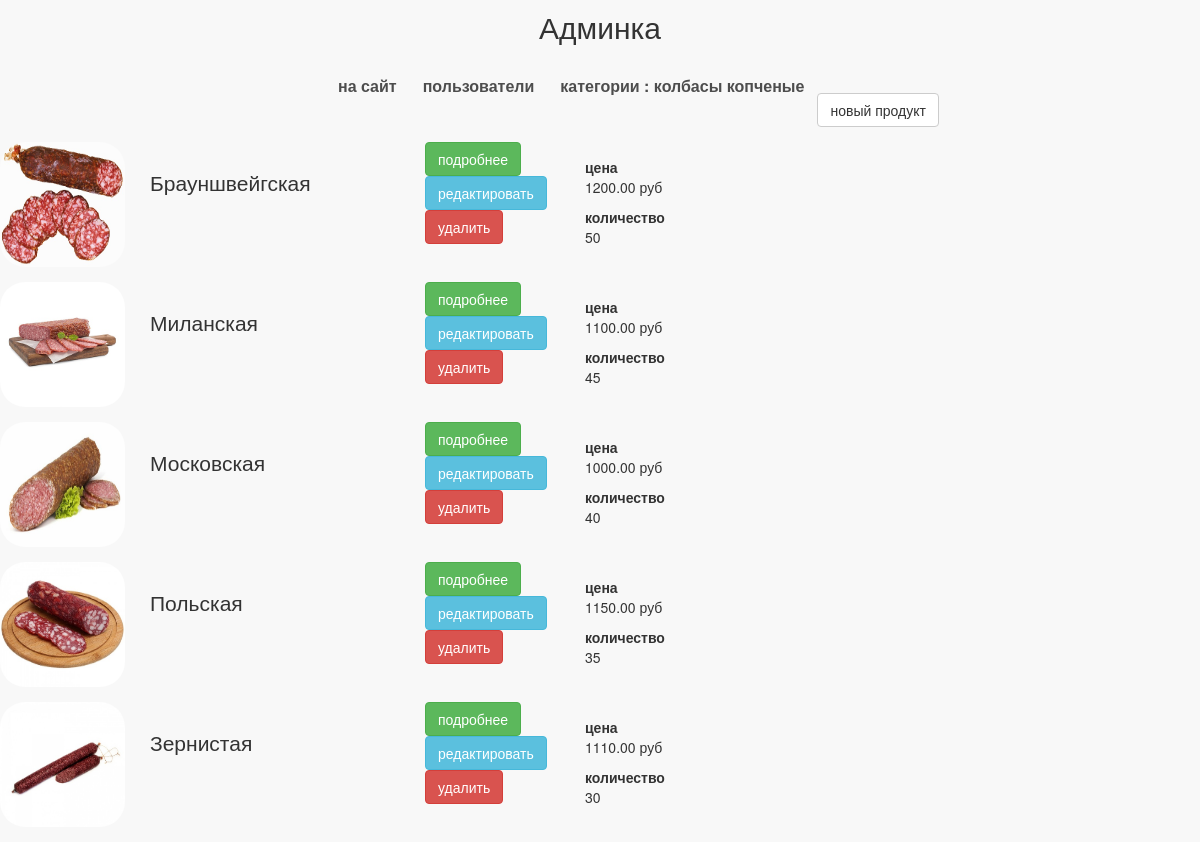
Screenshot of /my/admin/category/3/products/ (signed in) with the database file from the repository.
### mainapp/models.py (models this page shows, shortened)
class ProductCategory(models.Model):
    name = models.CharField(verbose_name='имя', max_length=128)
    description = models.TextField(verbose_name='описание', blank=True)
    is_active = models.BooleanField(default=True)

class Product(models.Model):
    category = models.ForeignKey(ProductCategory, on_delete=models.CASCADE, verbose_name='категория продукта')
    name = models.CharField(verbose_name='имя продукта', max_length=128)
    image = models.ImageField(upload_to='products_images', blank=True)
    short_desc = models.CharField(verbose_name='краткое описание продукта', max_length=64, blank=True)
    description = models.TextField(verbose_name='описание продукта', blank=True)
    price = models.DecimalField(verbose_name='цена продукта', max_digits=8, decimal_places=2, default=0)
    quantity = models.IntegerField(verbose_name='количество на складе', default=0)
    is_active = models.BooleanField(default=True)

### adminapp/views.py (the view)
# urls.py: path('category/<int:category_pk>/products/', adminapp.category_products, name='category_products'),
@user_passes_test(lambda x: x.is_superuser)
def category_products(request, category_pk):
    category = get_object_or_404(ProductCategory, pk=category_pk)
    object_list = category.product_set.all()
    context = {
        'page_title': f'категория {category.name}/продукты',
        'category': category,
        'object_list': object_list
    }
    return render(request, 'adminapp/category_products_list.html', context)

### mainapp/context_processors.py (called while the page is built)
def catalog_menu(request):
    return {'catalog_menu': ProductCategory.objects.filter(is_active=True)}

### adminapp/templates/adminapp/category_products_list.html (shortened to what this page needs)
{% extends 'adminapp/common.html' %}
{% load static %}
{% block content %}
    <div class="products_list">
        <a class="new_product btn btn-default"
           href={% url 'my_admin:product_create' category_pk=category.pk %}>новый продукт</a>
        {% for object in object_list %}
            <div class="product_record {% if not object.is_active %}not_active{% endif %}">
                <img src="/media/{{ object.image|default:'products_images/default.jpg' }}" alt="{{ object.name }}">
                <div class="product_name">
                    {{ object.name|title }}
                </div>
                <div class="product_actions">
                    <a href="{% url 'my_admin:product_read' object.pk %}"
                       class="btn btn-success">подробнее</a>
                    <a href="{% url 'my_admin:product_update' object.pk %}"
                       class="btn btn-info">редактировать</a>
                    <a href="{% url 'my_admin:product_delete' object.pk %}"
                       class="btn btn-danger">удалить</a>
                </div>
                <div class="summary">
                    <b>цена</b>
                    <p>{{ object.price }} руб</p>
                    <b>количество</b>
                    <p>{{ object.quantity }}</p>
                </div>
            </div>
        {% endfor %}
    </div>
{% endblock %}

### adminapp/templates/adminapp/includes/inc__admin_menu.html
<ul class="menu">
    <li>
        <a href="{% url 'main:index' %}">на сайт</a>
    </li>
    <li>
        <a href="{% url 'my_admin:index' %}">пользователи</a>
    </li>
    <li>
        <a href="{% url 'my_admin:categories_read' %}">
            категории
            {% if category %}
                : {{ category.name }}
            {% endif %}
        </a>
    </li>
</ul>

### static/css/style.css (style rules this page uses)
* { margin: 0; padding: 0; }
body { background-color: #f8f8f8; }
.menu { padding-top: 22px; padding-right: 25px; float: right; list-style-type: none; }
.menu li { float: left; }
.menu li a { color: #4d4d4d; font-size: 16px; font-weight: 600; text-decoration: none; text-align: right; padding: 10px 13px; }
.admin_menu ul.menu { display: block; float: none; width: 550px; height: 50px; margin: auto; color: #555; }
.product_record { height: 125px; margin: 15px auto; position: relative; }
.product_record .product_name { display: block; float: left; margin-top: 25px; margin-left: 25px; width: 250px; font-size: 150%; }
.product_record .product_actions { display: block; float: left; margin-top: 0; margin-left: 25px; width: 135px; }
.product_record .summary { display: block; float: left; margin-top: 15px; margin-left: 25px; width: 100px; }
.product_record img { display: block; float: left; height: 125px; width: 125px; border-radius: 25px; }

### rows the page displays
ProductCategory: name "колбасы копченые"
Product: image (picture), name "Брауншвейгская", price "1200.00", quantity "50"
Product: image (picture), name "Миланская", price "1100.00", quantity "45"
Product: image (picture), name "Московская", price "1000.00", quantity "40"
Product: image (picture), name "Польская", price "1150.00", quantity "35"
Product: image (picture), name "Зернистая", price "1110.00", quantity "30"
